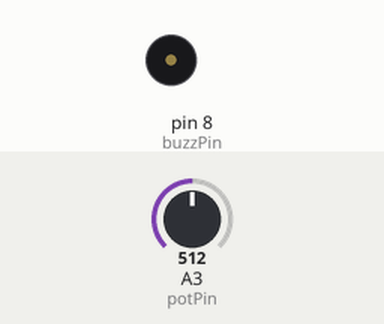
The sketch below on a simulated Arduino Uno, built with avr-gcc and run on an emulated ATmega328P. On the bench: buzzer (waves = sounding, pin HIGH). Inputs (shaded band) come from the test bench; at power-on: A3 (potPin) = 512. What the sketch prints to the serial monitor is not drawn.

Above: at 0.1 s.
At 0.9 s:
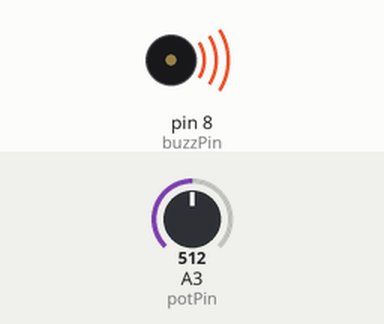
Timing chart, 0 to 2.4 s (numbered marks = the images above):
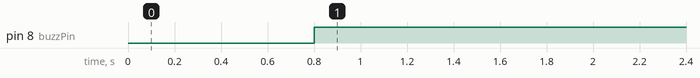

The sketch:

make_sound.ino
```cpp
int buzzPin = 8;
int potPin = A3;
int potValue;
int delayTime = 2000;

void setup() {
  Serial.begin(9600);
  pinMode(buzzPin, OUTPUT);
  pinMode(potPin, INPUT);
}

void loop() {
  potValue = analogRead(potPin);
  Serial.println(potValue);
  delay(800);

  while (potValue > 300) {
    digitalWrite(buzzPin, HIGH);
    potValue = analogRead(potPin);
    Serial.println(potValue);
  }
  digitalWrite(buzzPin, LOW);
}
```

Measured:
- by itself, pin 8 (buzzPin): LOW → HIGH at 0.80 s
